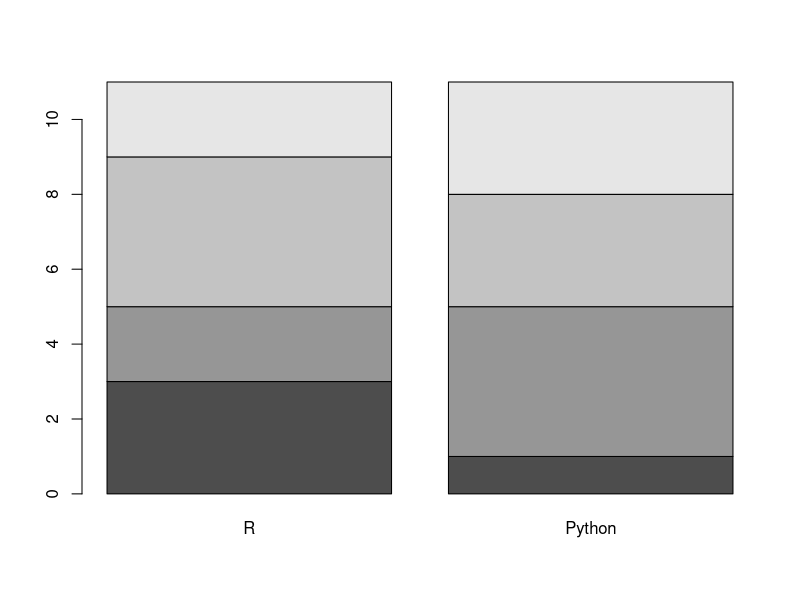
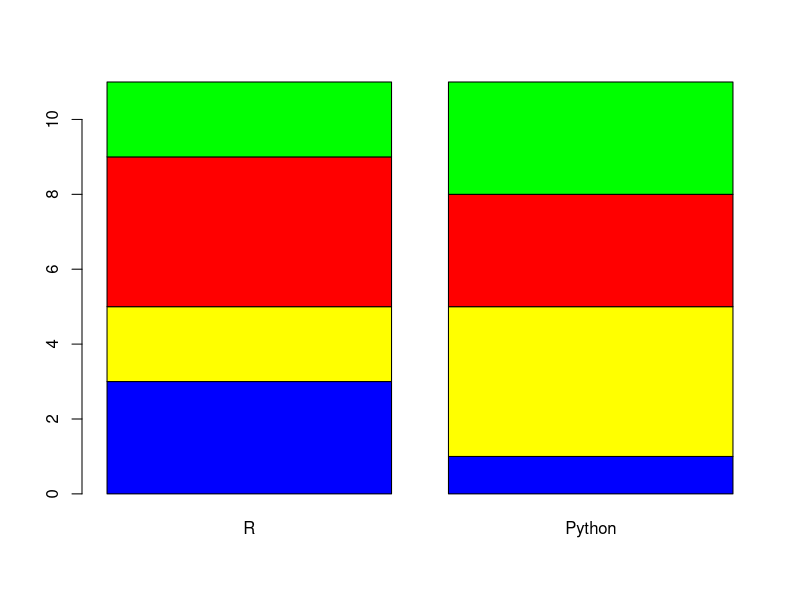
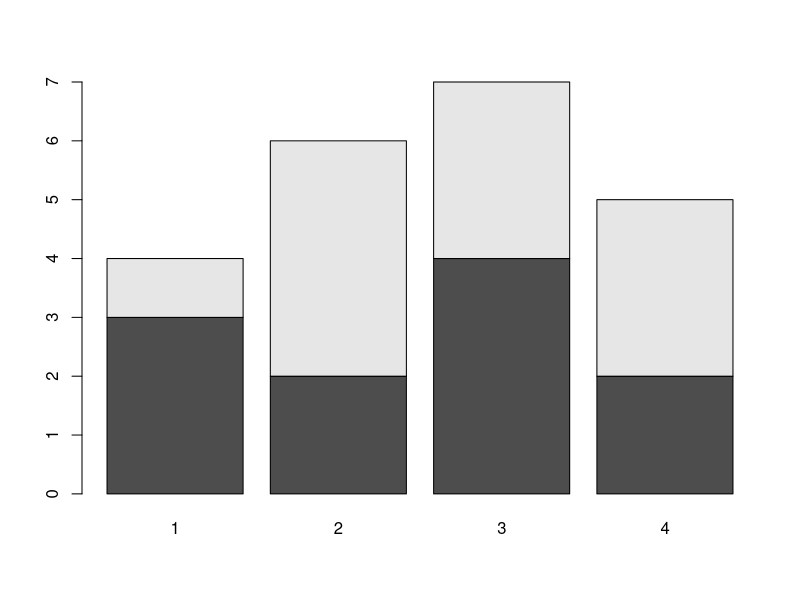
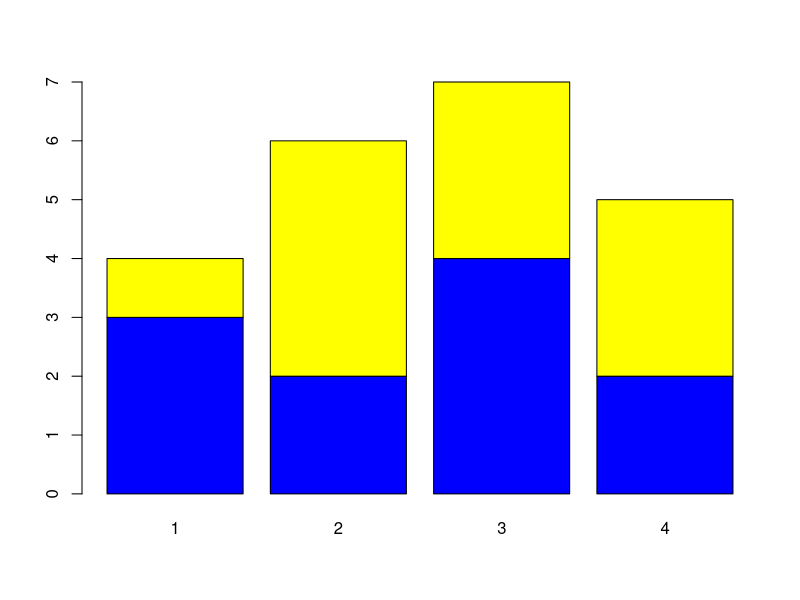
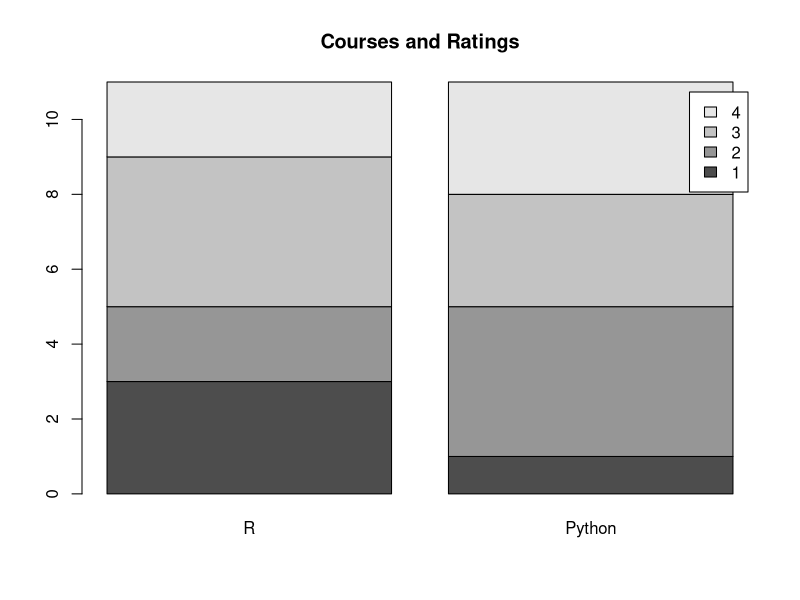
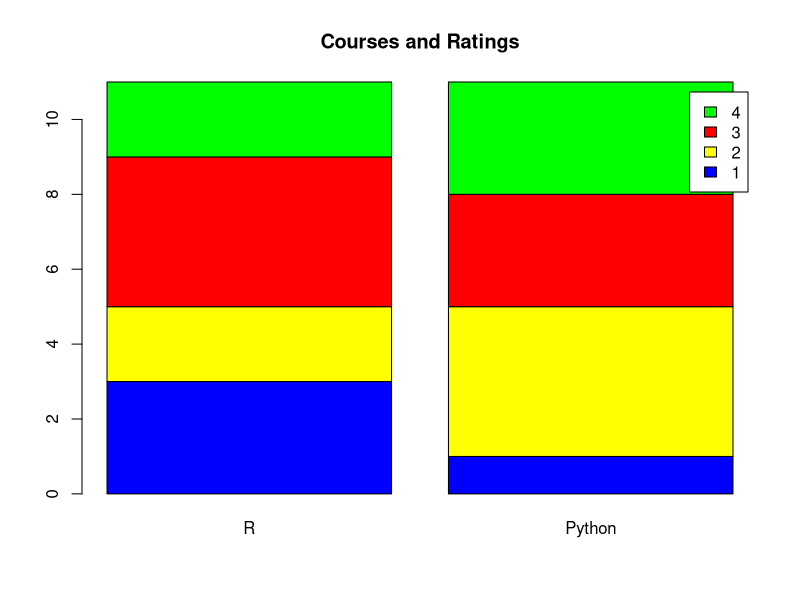
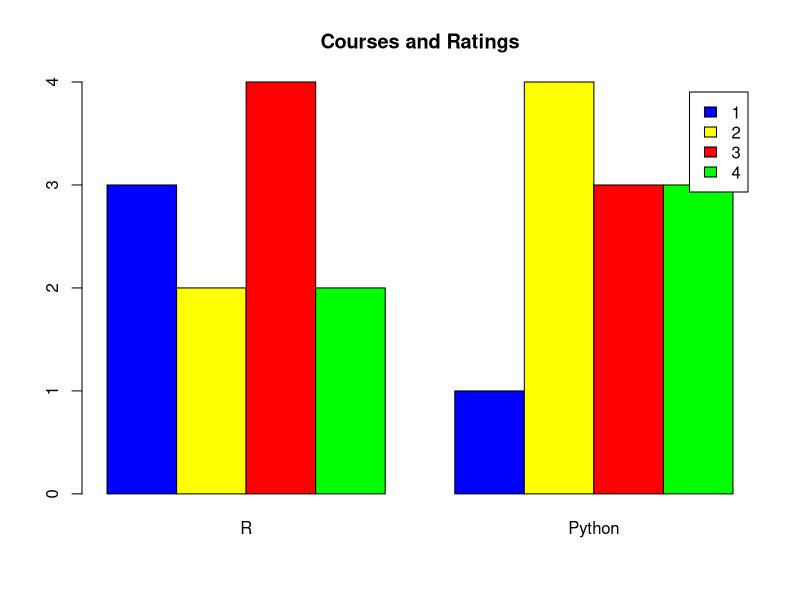
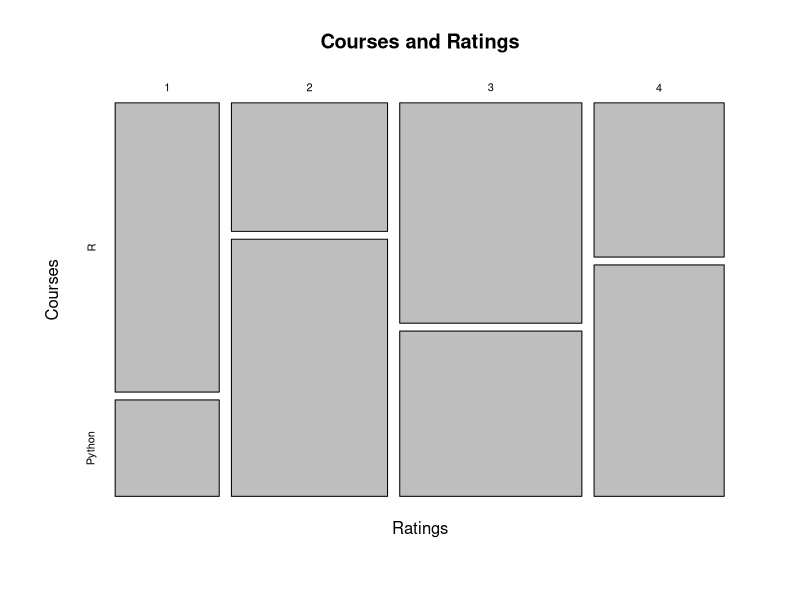

Source code (R) for these figures, in order:
ratings <- c(2,4,3,3,2,1,1,2,3,4,2,3,3,4,1,3,2,1,4,3,2,4)
ratings <- factor(ratings)

courses <- c(1,1,1,0,0,0,0,0,1,1,1,0,0,0,0,0,1,1,1,1,1,0)
courses <- factor(courses)

levels(courses)<-c('R','Python')
courses
table(ratings,courses)
table(courses, ratings)

barplot(table(ratings,courses)) 
barplot(table(ratings,courses),
        col=c('blue','yellow','red','green')) 

barplot(table(courses,ratings))
barplot(table(courses,ratings),
        col=c('blue','yellow')) 

barplot(table(ratings,courses),
        legend.text=TRUE,
        main='Courses and Ratings') 
barplot(table(ratings,courses),
        legend.text=TRUE,
        main='Courses and Ratings',
        col=c('blue','yellow','red','green')) 

barplot(table(ratings,courses),
        beside=TRUE,
        legend.text=TRUE,
        main='Courses and Ratings',
        col=c('blue','yellow','red','green')) 

mosaicplot(table(ratings,courses),
           main='Courses and Ratings',
           ylab='Courses',
           xlab='Ratings')
mosaicplot(table(ratings,courses),
           color=T,
           main='Courses and Ratings',
           ylab='Courses',
           xlab='Ratings')
mosaicplot(table(ratings,courses),
           color=c('blue','yellow'),
           main='Courses and Ratings',
           ylab='Courses',
           xlab='Ratings')


